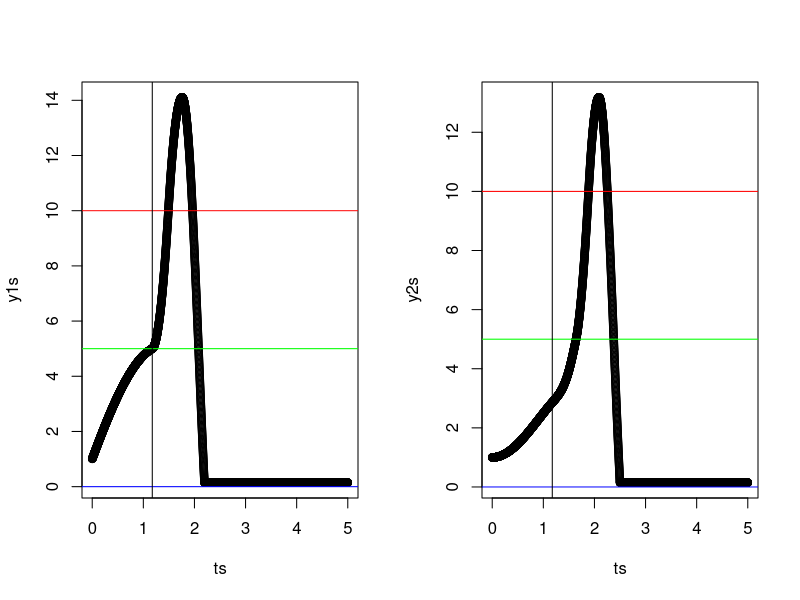

Write R code to recreate this figure.
#!/usr/bin/Rscript
#  prototype_network.R Author "Nathan Wycoff <nathanbrwycoff@gmail.com>" Date 06.03.2018

## A network of prototype neurons.
# Second order as a system of two first order ODE's
yp <- function(y, v, t) v
vp <- function(y, v, t, a = 1, b = 1, alpha_1 = 1, alpha_2 = 2, alpha_3 = 0) {
    (-a)*y + #Exponential-ish decay
        abs(v) * exp(1/y) * (v < 0) + # Floor term
        b * (y > alpha_1 && y < alpha_2) * (v > 0) + #Upshoot when crossing threshold.
        -b *(y > alpha_2) + # reverses during action potential
        -b *(y > alpha_1) * (v < 0) # causes downwards movement
}

# Simulate the system using Euler's method
t_to <- 5
h <- 1e-3#Solver step size.
ts <- seq(0, t_to, by = h)

y1 <- 1
v1 <- 5
y2 <- 1
v2 <- 0

y1s <- rep(NA, length(ts))
v1s <- rep(NA, length(ts))
y2s <- rep(NA, length(ts))
v2s <- rep(NA, length(ts))

alpha_1 = 5
alpha_2 = 10
alpha_3 <- 0


first_reached <- NA

i <- 0
for (t in ts) {
    i <- i + 1

    y1 <- y1 + h * yp(y1, v1, t)
    v1 <- v1 + h * vp(y1, v1, t, a = 1, b = 100, 
                    alpha_1 = alpha_1, alpha_2 = alpha_2, alpha_3)
    y2 <- y2 + h * yp(y2, v2, t)
    v2 <- v2 + h * vp(y2, v2, t, a = 1, b = 100, 
                    alpha_1 = alpha_1, alpha_2 = alpha_2, alpha_3) + h*v1

    if (is.na(first_reached) && max(y1, y2) > alpha_1) {
        first_reached <- t
    }

    if (min(y1, y2) < 0) {
        break
    }

    y1s[i] <- y1
    v1s[i] <- v1
    y2s[i] <- y2
    v2s[i] <- v2
}

par(mfrow=c(1,2))
#plot(ts[1:2000], ys[1:2000])
plot(ts, y1s)
abline(h = alpha_1, col = 'green')
abline(h = alpha_2, col = 'red')
abline(h = alpha_3, col = 'blue')
abline(v = first_reached)
plot(ts, y2s)
abline(h = alpha_1, col = 'green')
abline(h = alpha_2, col = 'red')
abline(h = alpha_3, col = 'blue')
abline(v = first_reached)
